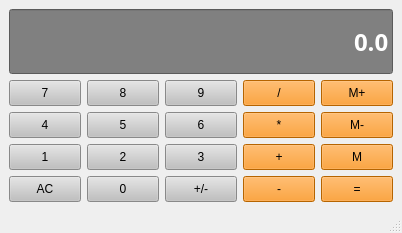
<?xml version="1.0" encoding="UTF-8"?>
<ui version="4.0">
 <class>MainWindow</class>
 <widget class="QMainWindow" name="MainWindow">
  <property name="geometry">
   <rect>
    <x>0</x>
    <y>0</y>
    <width>402</width>
    <height>233</height>
   </rect>
  </property>
  <property name="windowTitle">
   <string>MainWindow</string>
  </property>
  <widget class="QWidget" name="centralwidget">
   <layout class="QGridLayout" name="gridLayout">
    <item row="2" column="2">
     <widget class="QPushButton" name="Button6">
      <property name="sizePolicy">
       <sizepolicy hsizetype="Preferred" vsizetype="Preferred">
        <horstretch>0</horstretch>
        <verstretch>0</verstretch>
       </sizepolicy>
      </property>
      <property name="styleSheet">
       <string notr="true">QPushButton {
   background-color:#C0C0C0;
   Border : 1pxsolid pray;
   padding: 5px;
}

QPushButton:pressed {
   background-color:#A9A9A9;
   Border : 1pxsolid pray;
   padding: 5px; 
}</string>
      </property>
      <property name="text">
       <string>6</string>
      </property>
     </widget>
    </item>
    <item row="2" column="1">
     <widget class="QPushButton" name="Button5">
      <property name="sizePolicy">
       <sizepolicy hsizetype="Preferred" vsizetype="Preferred">
        <horstretch>0</horstretch>
        <verstretch>0</verstretch>
       </sizepolicy>
      </property>
      <property name="styleSheet">
       <string notr="true">QPushButton {
   background-color:#C0C0C0;
   Border : 1pxsolid pray;
   padding: 5px;
}

QPushButton:pressed {
   background-color:#A9A9A9;
   Border : 1pxsolid pray;
   padding: 5px; 
}</string>
      </property>
      <property name="text">
       <string>5</string>
      </property>
     </widget>
    </item>
    <item row="3" column="2">
     <widget class="QPushButton" name="Button3">
      <property name="sizePolicy">
       <sizepolicy hsizetype="Preferred" vsizetype="Preferred">
        <horstretch>0</horstretch>
        <verstretch>0</verstretch>
       </sizepolicy>
      </property>
      <property name="styleSheet">
       <string notr="true">QPushButton {
   background-color:#C0C0C0;
   Border : 1pxsolid pray;
   padding: 5px;
}

QPushButton:pressed {
   background-color:#A9A9A9;
   Border : 1pxsolid pray;
   padding: 5px; 
}</string>
      </property>
      <property name="text">
       <string>3</string>
      </property>
     </widget>
    </item>
    <item row="1" column="4">
     <widget class="QPushButton" name="ButtonMemAdd">
      <property name="sizePolicy">
       <sizepolicy hsizetype="Preferred" vsizetype="Preferred">
        <horstretch>0</horstretch>
        <verstretch>0</verstretch>
       </sizepolicy>
      </property>
      <property name="styleSheet">
       <string notr="true">QPushButton {
   background-color:#FF8C00;
   Border : 1pxsolid pray;
   padding: 5px;
}

QPushButton:pressed {
   background-color:#A9A9A9;
   Border : 1pxsolid pray;
   padding: 5px; 
}</string>
      </property>
      <property name="text">
       <string>M+</string>
      </property>
     </widget>
    </item>
    <item row="3" column="4">
     <widget class="QPushButton" name="ButtonMemGet">
      <property name="sizePolicy">
       <sizepolicy hsizetype="Preferred" vsizetype="Preferred">
        <horstretch>0</horstretch>
        <verstretch>0</verstretch>
       </sizepolicy>
      </property>
      <property name="styleSheet">
       <string notr="true">QPushButton {
   background-color:#FF8C00;
   Border : 1pxsolid pray;
   padding: 5px;
}

QPushButton:pressed {
   background-color:#A9A9A9;
   Border : 1pxsolid pray;
   padding: 5px; 
}</string>
      </property>
      <property name="text">
       <string>M</string>
      </property>
     </widget>
    </item>
    <item row="1" column="1">
     <widget class="QPushButton" name="Button8">
      <property name="sizePolicy">
       <sizepolicy hsizetype="Preferred" vsizetype="Preferred">
        <horstretch>0</horstretch>
        <verstretch>0</verstretch>
       </sizepolicy>
      </property>
      <property name="styleSheet">
       <string notr="true">QPushButton {
   background-color:#C0C0C0;
   Border : 1pxsolid pray;
   padding: 5px;
}

QPushButton:pressed {
   background-color:#A9A9A9;
   Border : 1pxsolid pray;
   padding: 5px; 
}</string>
      </property>
      <property name="text">
       <string>8</string>
      </property>
     </widget>
    </item>
    <item row="2" column="3">
     <widget class="QPushButton" name="ButtonMultiplication">
      <property name="sizePolicy">
       <sizepolicy hsizetype="Preferred" vsizetype="Preferred">
        <horstretch>0</horstretch>
        <verstretch>0</verstretch>
       </sizepolicy>
      </property>
      <property name="styleSheet">
       <string notr="true">QPushButton {
   background-color:#FF8C00;
   Border : 1pxsolid pray;
   padding: 5px;
}

QPushButton:pressed {
   background-color:#A9A9A9;
   Border : 1pxsolid pray;
   padding: 5px; 
}</string>
      </property>
      <property name="text">
       <string>*</string>
      </property>
     </widget>
    </item>
    <item row="4" column="2">
     <widget class="QPushButton" name="ButtonChangeSign">
      <property name="sizePolicy">
       <sizepolicy hsizetype="Preferred" vsizetype="Preferred">
        <horstretch>0</horstretch>
        <verstretch>0</verstretch>
       </sizepolicy>
      </property>
      <property name="styleSheet">
       <string notr="true">QPushButton {
   background-color:#C0C0C0;
   Border : 1pxsolid pray;
   padding: 5px;
}

QPushButton:pressed {
   background-color:#A9A9A9;
   Border : 1pxsolid pray;
   padding: 5px; 
}</string>
      </property>
      <property name="text">
       <string>+/-</string>
      </property>
     </widget>
    </item>
    <item row="4" column="0">
     <widget class="QPushButton" name="ButtonClear">
      <property name="sizePolicy">
       <sizepolicy hsizetype="Preferred" vsizetype="Preferred">
        <horstretch>0</horstretch>
        <verstretch>0</verstretch>
       </sizepolicy>
      </property>
      <property name="styleSheet">
       <string notr="true">QPushButton {
   background-color:#C0C0C0;
   Border : 1pxsolid pray;
   padding: 5px;
}

QPushButton:pressed {
   background-color:#A9A9A9;
   Border : 1pxsolid pray;
   padding: 5px; 
}</string>
      </property>
      <property name="text">
       <string>AC</string>
      </property>
     </widget>
    </item>
    <item row="3" column="0">
     <widget class="QPushButton" name="Button1">
      <property name="sizePolicy">
       <sizepolicy hsizetype="Preferred" vsizetype="Preferred">
        <horstretch>0</horstretch>
        <verstretch>0</verstretch>
       </sizepolicy>
      </property>
      <property name="styleSheet">
       <string notr="true">QPushButton {
   background-color:#C0C0C0;
   Border : 1pxsolid pray;
   padding: 5px;
}

QPushButton:pressed {
   background-color:#A9A9A9;
   Border : 1pxsolid pray;
   padding: 5px; 
}</string>
      </property>
      <property name="text">
       <string>1</string>
      </property>
     </widget>
    </item>
    <item row="1" column="2">
     <widget class="QPushButton" name="Button9">
      <property name="sizePolicy">
       <sizepolicy hsizetype="Preferred" vsizetype="Preferred">
        <horstretch>0</horstretch>
        <verstretch>0</verstretch>
       </sizepolicy>
      </property>
      <property name="styleSheet">
       <string notr="true">QPushButton {
   background-color:#C0C0C0;
   Border : 1pxsolid pray;
   padding: 5px;
}

QPushButton:pressed {
   background-color:#A9A9A9;
   Border : 1pxsolid pray;
   padding: 5px; 
}</string>
      </property>
      <property name="text">
       <string>9</string>
      </property>
     </widget>
    </item>
    <item row="2" column="4">
     <widget class="QPushButton" name="ButtonMemClear">
      <property name="sizePolicy">
       <sizepolicy hsizetype="Preferred" vsizetype="Preferred">
        <horstretch>0</horstretch>
        <verstretch>0</verstretch>
       </sizepolicy>
      </property>
      <property name="styleSheet">
       <string notr="true">QPushButton {
   background-color:#FF8C00;
   Border : 1pxsolid pray;
   padding: 5px;
}

QPushButton:pressed {
   background-color:#A9A9A9;
   Border : 1pxsolid pray;
   padding: 5px; 
}</string>
      </property>
      <property name="text">
       <string>M-</string>
      </property>
     </widget>
    </item>
    <item row="3" column="1">
     <widget class="QPushButton" name="Button2">
      <property name="sizePolicy">
       <sizepolicy hsizetype="Preferred" vsizetype="Preferred">
        <horstretch>0</horstretch>
        <verstretch>0</verstretch>
       </sizepolicy>
      </property>
      <property name="styleSheet">
       <string notr="true">QPushButton {
   background-color:#C0C0C0;
   Border : 1pxsolid pray;
   padding: 5px;
}

QPushButton:pressed {
   background-color:#A9A9A9;
   Border : 1pxsolid pray;
   padding: 5px; 
}</string>
      </property>
      <property name="text">
       <string>2</string>
      </property>
     </widget>
    </item>
    <item row="1" column="3">
     <widget class="QPushButton" name="ButtonDivision">
      <property name="sizePolicy">
       <sizepolicy hsizetype="Preferred" vsizetype="Preferred">
        <horstretch>0</horstretch>
        <verstretch>0</verstretch>
       </sizepolicy>
      </property>
      <property name="styleSheet">
       <string notr="true">QPushButton {
   background-color:#FF8C00;
   Border : 1pxsolid pray;
   padding: 5px;
}

QPushButton:pressed {
   background-color:#A9A9A9;
   Border : 1pxsolid pray;
   padding: 5px; 
}</string>
      </property>
      <property name="text">
       <string>/</string>
      </property>
     </widget>
    </item>
    <item row="2" column="0">
     <widget class="QPushButton" name="Button4">
      <property name="sizePolicy">
       <sizepolicy hsizetype="Preferred" vsizetype="Preferred">
        <horstretch>0</horstretch>
        <verstretch>0</verstretch>
       </sizepolicy>
      </property>
      <property name="styleSheet">
       <string notr="true">QPushButton {
   background-color:#C0C0C0;
   Border : 1pxsolid pray;
   padding: 5px;
}

QPushButton:pressed {
   background-color:#A9A9A9;
   Border : 1pxsolid pray;
   padding: 5px; 
}</string>
      </property>
      <property name="text">
       <string>4</string>
      </property>
     </widget>
    </item>
    <item row="3" column="3">
     <widget class="QPushButton" name="ButtonAdd">
      <property name="sizePolicy">
       <sizepolicy hsizetype="Preferred" vsizetype="Preferred">
        <horstretch>0</horstretch>
        <verstretch>0</verstretch>
       </sizepolicy>
      </property>
      <property name="styleSheet">
       <string notr="true">QPushButton {
   background-color:#FF8C00;
   Border : 1pxsolid pray;
   padding: 5px;
}

QPushButton:pressed {
   background-color:#A9A9A9;
   Border : 1pxsolid pray;
   padding: 5px; 
}</string>
      </property>
      <property name="text">
       <string>+</string>
      </property>
     </widget>
    </item>
    <item row="4" column="1">
     <widget class="QPushButton" name="Button0">
      <property name="sizePolicy">
       <sizepolicy hsizetype="Preferred" vsizetype="Preferred">
        <horstretch>0</horstretch>
        <verstretch>0</verstretch>
       </sizepolicy>
      </property>
      <property name="styleSheet">
       <string notr="true">QPushButton {
   background-color:#C0C0C0;
   Border : 1pxsolid pray;
   padding: 5px;
}

QPushButton:pressed {
   background-color:#A9A9A9;
   Border : 1pxsolid pray;
   padding: 5px; 
}</string>
      </property>
      <property name="text">
       <string>0</string>
      </property>
     </widget>
    </item>
    <item row="4" column="3">
     <widget class="QPushButton" name="ButtonMinus">
      <property name="sizePolicy">
       <sizepolicy hsizetype="Preferred" vsizetype="Preferred">
        <horstretch>0</horstretch>
        <verstretch>0</verstretch>
       </sizepolicy>
      </property>
      <property name="styleSheet">
       <string notr="true">QPushButton {
   background-color:#FF8C00;
   Border : 1pxsolid pray;
   padding: 5px;
}

QPushButton:pressed {
   background-color:#A9A9A9;
   Border : 1pxsolid pray;
   padding: 5px; 
}</string>
      </property>
      <property name="text">
       <string>-</string>
      </property>
     </widget>
    </item>
    <item row="1" column="0">
     <widget class="QPushButton" name="Button7">
      <property name="sizePolicy">
       <sizepolicy hsizetype="Preferred" vsizetype="Preferred">
        <horstretch>0</horstretch>
        <verstretch>0</verstretch>
       </sizepolicy>
      </property>
      <property name="styleSheet">
       <string notr="true">QPushButton {
   background-color:#C0C0C0;
   Border : 1pxsolid pray;
   padding: 5px;
}

QPushButton:pressed {
   background-color:#A9A9A9;
   Border : 1pxsolid pray;
   padding: 5px; 
}</string>
      </property>
      <property name="text">
       <string>7</string>
      </property>
     </widget>
    </item>
    <item row="4" column="4">
     <widget class="QPushButton" name="ButtonEqual">
      <property name="sizePolicy">
       <sizepolicy hsizetype="Preferred" vsizetype="Preferred">
        <horstretch>0</horstretch>
        <verstretch>0</verstretch>
       </sizepolicy>
      </property>
      <property name="styleSheet">
       <string notr="true">QPushButton {
   background-color:#FF8C00;
   Border : 1pxsolid pray;
   padding: 5px;
}

QPushButton:pressed {
   background-color:#A9A9A9;
   Border : 1pxsolid pray;
   padding: 5px; 
}</string>
      </property>
      <property name="text">
       <string>=</string>
      </property>
     </widget>
    </item>
    <item row="0" column="0" colspan="5">
     <widget class="QLineEdit" name="Display">
      <property name="sizePolicy">
       <sizepolicy hsizetype="Preferred" vsizetype="Expanding">
        <horstretch>0</horstretch>
        <verstretch>0</verstretch>
       </sizepolicy>
      </property>
      <property name="font">
       <font>
        <family>Segoe Print</family>
        <pointsize>18</pointsize>
        <bold>true</bold>
       </font>
      </property>
      <property name="styleSheet">
       <string notr="true">QLineEdit {
   background-color: gray;
   Border : 1pxsolid gray;
color:#ffffff
}</string>
      </property>
      <property name="text">
       <string>0.0</string>
      </property>
      <property name="alignment">
       <set>Qt::AlignRight|Qt::AlignTrailing|Qt::AlignVCenter</set>
      </property>
     </widget>
    </item>
   </layout>
  </widget>
  <widget class="QMenuBar" name="menubar">
   <property name="geometry">
    <rect>
     <x>0</x>
     <y>0</y>
     <width>402</width>
     <height>22</height>
    </rect>
   </property>
  </widget>
  <widget class="QStatusBar" name="statusbar"/>
 </widget>
 <resources/>
 <connections/>
</ui>
